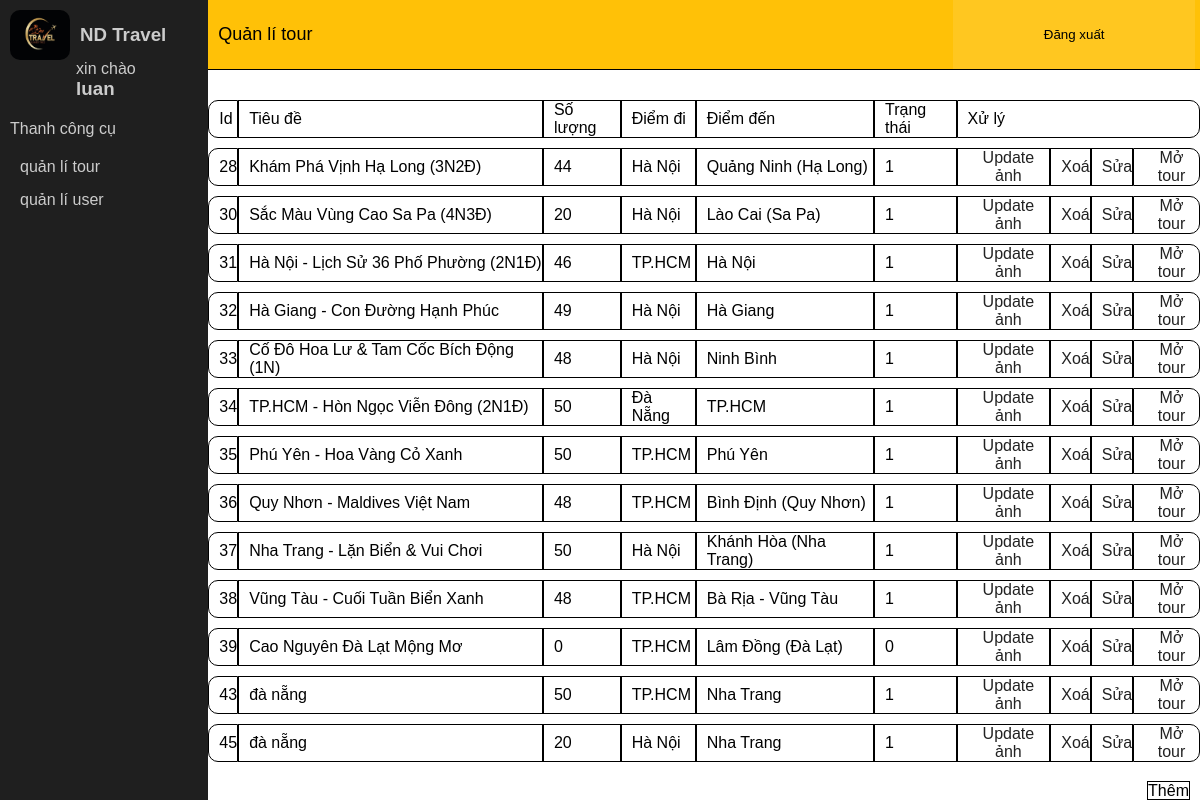
The app's page /index.php?controller=admin&action=tour (signed in) with its own data.
### tables this page shows
CREATE TABLE `tour` (
  `tourID` int(11) NOT NULL,
  `tiltle` varchar(255) NOT NULL,
  `description` text NOT NULL,
  `image` varchar(255) NOT NULL,
  `quantity` int(11) NOT NULL,
  `priceAdutls` double NOT NULL,
  `priceChildren` double NOT NULL,
  `destination` varchar(255) NOT NULL,
  `availability` tinyint(1) NOT NULL,
  `itinerary` varchar(255) NOT NULL,
  `departurePoint` varchar(255) NOT NULL,
  `startDate` date NOT NULL,
  `endDate` date NOT NULL,
  `region` varchar(50) NOT NULL
);

### core/baseController.php (called while the page is built, shortened)
<?php
 class baseController{
    protected function renderView($view,$data=[]){
        extract($data);
        require_once 'views/layouts-part/'.$view.'.php';
    }
 }

### controllers/AdminController.php (called while the page is built, shortened)
<?php
class AdminController extends baseController{
     public function tour() {
        $tourModel = new TourModel();
        $tour = $tourModel->getAllTour();
        $this->renderView('admin',['tours'=>$tour]);
    }
}

### index.php (called while the page is built, shortened)
<?php
require_once 'configs/database.php';
require_once 'core/coreModel.php';
require_once 'core/baseController.php';
require_once 'core/router.php';

### core/coreModel.php (called while the page is built, shortened)
<?php
 class coreModel
 {
   protected $conn;
   public function __construct()
   {
      $this->conn = database::connectPDO();
   }
 public function getAll($sql){
    $stm = $this->conn -> prepare($sql);
    $stm->execute();
    $result = $stm  -> fetchAll(PDO::FETCH_ASSOC);
    return $result;
 }
}

### configs/database.php (called while the page is built, shortened)
<?php
 class database{
    private static $conn;
    public static function connectPDO() {
        try {
    if(class_exists('PDO')){
         $options = array(
        PDO::MYSQL_ATTR_INIT_COMMAND => "SET NAMES utf8",
        PDO::ATTR_ERRMODE => PDO::ERRMODE_EXCEPTION,
    );
    $dsn =_DRIVER.":host="._HOST."; dbname="._DB;
    self::$conn = new PDO ($dsn,_USER,_PASS,$options);
} } catch(Exception $ex) {
    echo "loi ket noi ". $ex -> getMessage();
}
return self::$conn;
    }
 }

### models/TourModel.php (called while the page is built, shortened)
<?php
class TourModel extends coreModel{
     public function getAllTour() {
        $sql = "SELECT * FROM tour";
        return $this->getAll($sql);
    }
}

### views/layouts-part/admin.php (the view)
<?php require __DIR__ . '/../part/slider.php' ?>
<div class="admin-right">
    <div class="admin-right-top row">
        <p>Quản lí tour</p>
        <button><a href="index.php?controller=login&action=logout">Đăng xuất</a></button>
    </div>
    <div class="admin-right-bottom">
        <table>
            <tr>
                <td>Id</td>
                <td>Tiêu đề</td>
                <td>Số lượng</td>
                <td>Điểm đi</td>
                <td>Điểm đến</td>
                <td>Trạng thái</td>
                <td colspan="4">Xử lý</td>
            </tr>
            <?php if(isset($tours) && !empty($tours)): ?>
            <?php foreach ($tours as $tour): ?>
            <tr>
                <td><?= number_format($tour['tourID']) ?></td>
                <td><a
                        href="index.php?controller=booking&action=listBySchedule&id=<?= $tour['tourID'] ?>"><?= htmlspecialchars($tour['tiltle']) ?></a>
                </td>
                <td><?= number_format($tour['quantity']) ?></td>
                <td><?= $tour['departurePoint'] ?></td>
                <td><?= $tour['destination'] ?></td>
                <td><?= htmlspecialchars($tour['availability']) ?></td>
                <td class="xuly"><a href="index.php?controller=img&action=updateAnh&id=<?= $tour['tourID'] ?>">Update
                        ảnh</a>
                </td>
                <td class="xuly"><a
                        href="index.php?controller=admin&action=tourDelete&id=<?= $tour['tourID'] ?>">Xoá</a>
                </td>
                <td class="xuly"><a href="index.php?controller=admin&action=editTour&id=<?= $tour['tourID'] ?>">Sửa</a>
                </td>
                <td class="xuly"><a href="index.php?controller=admin&action=editTour&id=<?= $tour['tourID'] ?>">Mở
                        tour</a>
                </td>
            </tr>
            <?php endforeach; ?>
            <?php else: ?>
            <tr>
                <td colspan="8">Không có tour nào</td>
            </tr>
            <?php endif; ?>
        </table>
        <div class="nut-them">
            <a href="index.php?controller=admin&action=themTour">Thêm</a>
        </div>
    </div>
</div>
</div>
</body>
</html>

### public/asset/css/sidebar.css (style rules this page uses)
* { margin: 0; padding: 0; box-sizing: border-box; }
.row { display: flex; }
a { text-decoration: none; color: black; }
.admin-right { flex: 5; }
.admin-right-top { height: 70px; background-color: #ffc107; border-bottom: 1px solid black; align-items: center; }
.admin-right-top p { flex: 3; padding: 10px 10px; font-size: 18px; }
.admin-right-top button { height: 100%; background-color: rgba(255, 255, 255, 0.1); border: none; flex: 1; margin-right: 5px; }
.admin-right-bottom { margin-top: 20px; }
.admin-right-bottom table { width: 100%; border-spacing: 0 10px; border-collapse: separate; }
.admin-right-bottom table tr td { padding-left: 10px; border: 1px solid black; }
.admin-right-bottom table tr td:first-child { border-top-left-radius: 10px; border-bottom-left-radius: 10px; }
.admin-right-bottom table tr td:last-child { border-top-right-radius: 10px; border-bottom-right-radius: 10px; }
.xuly { text-align: center; }
.nut-them { text-align: end; padding: 10px 10px; }
.nut-them > a { background-color: rgba(255, 255, 255, 0.1); width: 70px; border: 1px solid black; }
.xuly a { color: #222; border-radius: 5px; transition: 0.3s; }

### public/asset/css/admin.css (style rules this page uses)
* { margin: 0; padding: 0; box-sizing: border-box; font-family: Arial, Helvetica, sans-serif; color: black; }
a { text-decoration: none; }

### records on screen
tour: tourID "28", tiltle "Khám Phá Vịnh Hạ Long (3N2Đ)", quantity "44", departurePoint "Hà Nội", destination "Quảng Ninh (Hạ Long)", availability "1"
tour: tourID "30", tiltle "Sắc Màu Vùng Cao Sa Pa (4N3Đ)", quantity "20", departurePoint "Hà Nội", destination "Lào Cai (Sa Pa)", availability "1"
tour: tourID "31", tiltle "Hà Nội - Lịch Sử 36 Phố Phường (2N1Đ)", quantity "46", departurePoint "TP.HCM", destination "Hà Nội", availability "1"
tour: tourID "32", tiltle "Hà Giang - Con Đường Hạnh Phúc", quantity "49", departurePoint "Hà Nội", destination "Hà Giang", availability "1"
tour: tourID "33", tiltle "Cố Đô Hoa Lư & Tam Cốc Bích Động (1N)", quantity "48", departurePoint "Hà Nội", destination "Ninh Bình", availability "1"
tour: tourID "34", tiltle "TP.HCM - Hòn Ngọc Viễn Đông (2N1Đ)", quantity "50", departurePoint "Đà Nẵng", destination "TP.HCM", availability "1"
tour: tourID "35", tiltle "Phú Yên - Hoa Vàng Cỏ Xanh", quantity "50", departurePoint "TP.HCM", destination "Phú Yên", availability "1"
tour: tourID "36", tiltle "Quy Nhơn - Maldives Việt Nam", quantity "48", departurePoint "TP.HCM", destination "Bình Định (Quy Nhơn)", availability "1"
tour: tourID "37", tiltle "Nha Trang - Lặn Biển & Vui Chơi", quantity "50", departurePoint "Hà Nội", destination "Khánh Hòa (Nha Trang)", availability "1"
tour: tourID "38", tiltle "Vũng Tàu - Cuối Tuần Biển Xanh", quantity "48", departurePoint "TP.HCM", destination "Bà Rịa - Vũng Tàu", availability "1"
tour: tourID "39", tiltle "Cao Nguyên Đà Lạt Mộng Mơ", quantity "0", departurePoint "TP.HCM", destination "Lâm Đồng (Đà Lạt)", availability "0"
tour: tourID "43", tiltle "đà nẵng", quantity "50", departurePoint "TP.HCM", destination "Nha Trang", availability "1"
tour: tourID "45", tiltle "đà nẵng", quantity "20", departurePoint "Hà Nội", destination "Nha Trang", availability "1"

### other values on screen
$admin['userName'] "luan"
